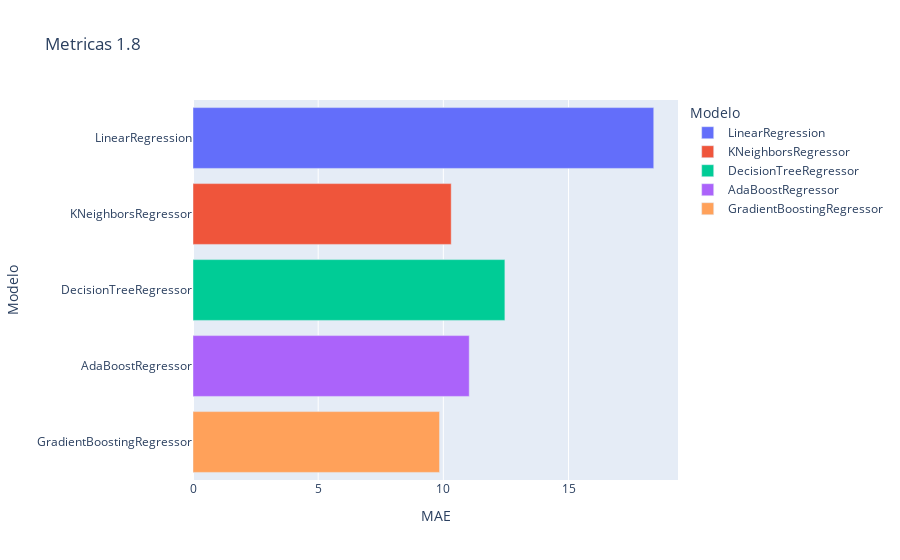

Notebook code for this chart:
### Code cell
px.bar(data_frame = df_metricas_1_8,
       x          = "MAE",
       y          = "Modelo",
       hover_data = ["karma_Q3","karma_Q1","Bigote superior","Bigote inferior","MAE","MSE","RMSE","R2"],
       color      = "Modelo",
       title      = "Metricas 1.8"
      )

### Figure 1 — Plotly figure (JSON) as saved in the notebook; plotly's stock layout.template omitted (floating-point values rounded to 4 significant figures)
{"data": [{"alignmentgroup": "True", "customdata": [[1.8, 1.8, 64, -28, 2094.0, 45.76, -11.01]], "hovertemplate": "Modelo=%{y}<br>MAE=%{x}<br>karma_Q3=%{customdata[0]}<br>karma_Q1=%{customdata[1]}<br>Bigote superior=%{customdata[2]}<br>Bigote inferior=%{customdata[3]}<br>MSE=%{customdata[4]}<br>RMSE=%{customdata[5]}<br>R2=%{customdata[6]}<extra></extra>", "legendgroup": "LinearRegression", "marker": {"color": "#636efa", "pattern": {"shape": ""}}, "name": "LinearRegression", "offsetgroup": "LinearRegression", "orientation": "h", "showlegend": true, "textposition": "auto", "type": "bar", "x": [18.4], "xaxis": "x", "y": ["LinearRegression"], "yaxis": "y"}, {"alignmentgroup": "True", "customdata": [[1.8, 1.8, 64, -28, 200.8, 14.17, -0.1511]], "hovertemplate": "Modelo=%{y}<br>MAE=%{x}<br>karma_Q3=%{customdata[0]}<br>karma_Q1=%{customdata[1]}<br>Bigote superior=%{customdata[2]}<br>Bigote inferior=%{customdata[3]}<br>MSE=%{customdata[4]}<br>RMSE=%{customdata[5]}<br>R2=%{customdata[6]}<extra></extra>", "legendgroup": "KNeighborsRegressor", "marker": {"color": "#EF553B", "pattern": {"shape": ""}}, "name": "KNeighborsRegressor", "offsetgroup": "KNeighborsRegressor", "orientation": "h", "showlegend": true, "textposition": "auto", "type": "bar", "x": [10.31], "xaxis": "x", "y": ["KNeighborsRegressor"], "yaxis": "y"}, {"alignmentgroup": "True", "customdata": [[1.8, 1.8, 64, -28, 318.8, 17.86, -0.8278]], "hovertemplate": "Modelo=%{y}<br>MAE=%{x}<br>karma_Q3=%{customdata[0]}<br>karma_Q1=%{customdata[1]}<br>Bigote superior=%{customdata[2]}<br>Bigote inferior=%{customdata[3]}<br>MSE=%{customdata[4]}<br>RMSE=%{customdata[5]}<br>R2=%{customdata[6]}<extra></extra>", "legendgroup": "DecisionTreeRegressor", "marker": {"color": "#00cc96", "pattern": {"shape": ""}}, "name": "DecisionTreeRegressor", "offsetgroup": "DecisionTreeRegressor", "orientation": "h", "showlegend": true, "textposition": "auto", "type": "bar", "x": [12.46], "xaxis": "x", "y": ["DecisionTreeRegressor"], "yaxis": "y"}, {"alignmentgroup": "True", "customdata": [[1.8, 1.8, 64, -28, 182.8, 13.52, -0.04802]], "hovertemplate": "Modelo=%{y}<br>MAE=%{x}<br>karma_Q3=%{customdata[0]}<br>karma_Q1=%{customdata[1]}<br>Bigote superior=%{customdata[2]}<br>Bigote inferior=%{customdata[3]}<br>MSE=%{customdata[4]}<br>RMSE=%{customdata[5]}<br>R2=%{customdata[6]}<extra></extra>", "legendgroup": "AdaBoostRegressor", "marker": {"color": "#ab63fa", "pattern": {"shape": ""}}, "name": "AdaBoostRegressor", "offsetgroup": "AdaBoostRegressor", "orientation": "h", "showlegend": true, "textposition": "auto", "type": "bar", "x": [11.03], "xaxis": "x", "y": ["AdaBoostRegressor"], "yaxis": "y"}, {"alignmentgroup": "True", "customdata": [[1.8, 1.8, 64, -28, 174.2, 13.2, 0.001299]], "hovertemplate": "Modelo=%{y}<br>MAE=%{x}<br>karma_Q3=%{customdata[0]}<br>karma_Q1=%{customdata[1]}<br>Bigote superior=%{customdata[2]}<br>Bigote inferior=%{customdata[3]}<br>MSE=%{customdata[4]}<br>RMSE=%{customdata[5]}<br>R2=%{customdata[6]}<extra></extra>", "legendgroup": "GradientBoostingRegressor", "marker": {"color": "#FFA15A", "pattern": {"shape": ""}}, "name": "GradientBoostingRegressor", "offsetgroup": "GradientBoostingRegressor", "orientation": "h", "showlegend": true, "textposition": "auto", "type": "bar", "x": [9.849], "xaxis": "x", "y": ["GradientBoostingRegressor"], "yaxis": "y"}], "layout": {"barmode": "relative", "legend": {"title": {"text": "Modelo"}, "tracegroupgap": 0}, "title": {"text": "Metricas 1.8"}, "xaxis": {"anchor": "y", "domain": [0, 1], "title": {"text": "MAE"}}, "yaxis": {"anchor": "x", "categoryarray": ["GradientBoostingRegressor", "AdaBoostRegressor", "DecisionTreeRegressor", "KNeighborsRegressor", "LinearRegression"], "categoryorder": "array", "domain": [0, 1], "title": {"text": "Modelo"}}}}
